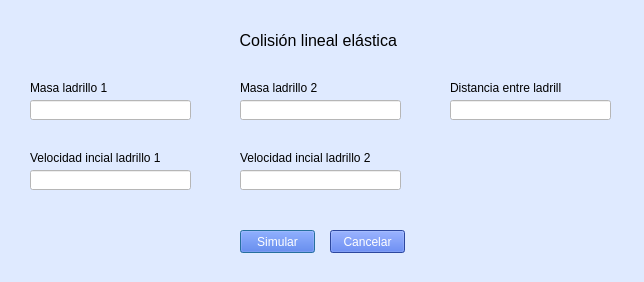
<?xml version="1.0" encoding="UTF-8"?>
<ui version="4.0">
 <class>DialogColisionLinealElastica</class>
 <widget class="QDialog" name="DialogColisionLinealElastica">
  <property name="geometry">
   <rect>
    <x>0</x>
    <y>0</y>
    <width>644</width>
    <height>282</height>
   </rect>
  </property>
  <property name="windowTitle">
   <string>Colisión lineal elástica </string>
  </property>
  <property name="styleSheet">
   <string notr="true">background-color: #DFEAFF;</string>
  </property>
  <widget class="QLineEdit" name="inptVelocidadLadrillo1">
   <property name="geometry">
    <rect>
     <x>30</x>
     <y>170</y>
     <width>161</width>
     <height>20</height>
    </rect>
   </property>
   <property name="styleSheet">
    <string notr="true">background-color: white;</string>
   </property>
  </widget>
  <widget class="QLabel" name="label_2">
   <property name="geometry">
    <rect>
     <x>240</x>
     <y>80</y>
     <width>111</width>
     <height>16</height>
    </rect>
   </property>
   <property name="text">
    <string>Masa ladrillo 2</string>
   </property>
  </widget>
  <widget class="QLabel" name="label_6">
   <property name="geometry">
    <rect>
     <x>450</x>
     <y>80</y>
     <width>111</width>
     <height>16</height>
    </rect>
   </property>
   <property name="text">
    <string>Distancia entre ladrillos</string>
   </property>
  </widget>
  <widget class="QLabel" name="lblVelocidadLadrillo2">
   <property name="geometry">
    <rect>
     <x>240</x>
     <y>190</y>
     <width>131</width>
     <height>16</height>
    </rect>
   </property>
   <property name="text">
    <string/>
   </property>
  </widget>
  <widget class="QLabel" name="lblErrorMasaLadrillo2">
   <property name="geometry">
    <rect>
     <x>240</x>
     <y>120</y>
     <width>131</width>
     <height>16</height>
    </rect>
   </property>
   <property name="text">
    <string/>
   </property>
  </widget>
  <widget class="QLabel" name="lblVelocidadLadrillo1">
   <property name="geometry">
    <rect>
     <x>30</x>
     <y>190</y>
     <width>131</width>
     <height>16</height>
    </rect>
   </property>
   <property name="text">
    <string/>
   </property>
  </widget>
  <widget class="QLabel" name="label_3">
   <property name="geometry">
    <rect>
     <x>0</x>
     <y>20</y>
     <width>641</width>
     <height>41</height>
    </rect>
   </property>
   <property name="font">
    <font>
     <pointsize>12</pointsize>
    </font>
   </property>
   <property name="text">
    <string>Colisión lineal elástica </string>
   </property>
   <property name="scaledContents">
    <bool>false</bool>
   </property>
   <property name="alignment">
    <set>Qt::AlignCenter</set>
   </property>
   <property name="wordWrap">
    <bool>true</bool>
   </property>
  </widget>
  <widget class="QLineEdit" name="inptDistanciaLadrillos">
   <property name="geometry">
    <rect>
     <x>450</x>
     <y>100</y>
     <width>161</width>
     <height>20</height>
    </rect>
   </property>
   <property name="styleSheet">
    <string notr="true">background-color: white;</string>
   </property>
  </widget>
  <widget class="QLineEdit" name="inptMasaLadrillo1">
   <property name="geometry">
    <rect>
     <x>30</x>
     <y>100</y>
     <width>161</width>
     <height>20</height>
    </rect>
   </property>
   <property name="styleSheet">
    <string notr="true">background-color: white;</string>
   </property>
  </widget>
  <widget class="QLabel" name="label">
   <property name="geometry">
    <rect>
     <x>30</x>
     <y>80</y>
     <width>111</width>
     <height>16</height>
    </rect>
   </property>
   <property name="text">
    <string>Masa ladrillo 1</string>
   </property>
  </widget>
  <widget class="QLineEdit" name="inptVelocidadLadrillo2">
   <property name="geometry">
    <rect>
     <x>240</x>
     <y>170</y>
     <width>161</width>
     <height>20</height>
    </rect>
   </property>
   <property name="styleSheet">
    <string notr="true">background-color: white;</string>
   </property>
  </widget>
  <widget class="QLabel" name="label_7">
   <property name="geometry">
    <rect>
     <x>240</x>
     <y>150</y>
     <width>161</width>
     <height>16</height>
    </rect>
   </property>
   <property name="text">
    <string>Velocidad incial ladrillo 2</string>
   </property>
  </widget>
  <widget class="QLabel" name="lblErrorMasaLadrillo1">
   <property name="geometry">
    <rect>
     <x>30</x>
     <y>120</y>
     <width>131</width>
     <height>16</height>
    </rect>
   </property>
   <property name="text">
    <string/>
   </property>
  </widget>
  <widget class="QLineEdit" name="inptMasaLadrillo2">
   <property name="geometry">
    <rect>
     <x>240</x>
     <y>100</y>
     <width>161</width>
     <height>20</height>
    </rect>
   </property>
   <property name="styleSheet">
    <string notr="true">background-color: white;</string>
   </property>
  </widget>
  <widget class="QLabel" name="lblErrorDistanciaLadrillos">
   <property name="geometry">
    <rect>
     <x>450</x>
     <y>120</y>
     <width>131</width>
     <height>16</height>
    </rect>
   </property>
   <property name="text">
    <string/>
   </property>
  </widget>
  <widget class="QLabel" name="label_4">
   <property name="geometry">
    <rect>
     <x>30</x>
     <y>150</y>
     <width>161</width>
     <height>16</height>
    </rect>
   </property>
   <property name="text">
    <string>Velocidad incial ladrillo 1</string>
   </property>
  </widget>
  <widget class="QPushButton" name="btnSimular">
   <property name="geometry">
    <rect>
     <x>240</x>
     <y>230</y>
     <width>75</width>
     <height>23</height>
    </rect>
   </property>
   <property name="styleSheet">
    <string notr="true">background-color: #3D63DD;
color: white;</string>
   </property>
   <property name="text">
    <string>Simular</string>
   </property>
  </widget>
  <widget class="QPushButton" name="btnCancelar">
   <property name="geometry">
    <rect>
     <x>330</x>
     <y>230</y>
     <width>75</width>
     <height>23</height>
    </rect>
   </property>
   <property name="styleSheet">
    <string notr="true">background-color: #3D63DD;
color: white;</string>
   </property>
   <property name="text">
    <string>Cancelar</string>
   </property>
  </widget>
 </widget>
 <resources/>
 <connections/>
</ui>
